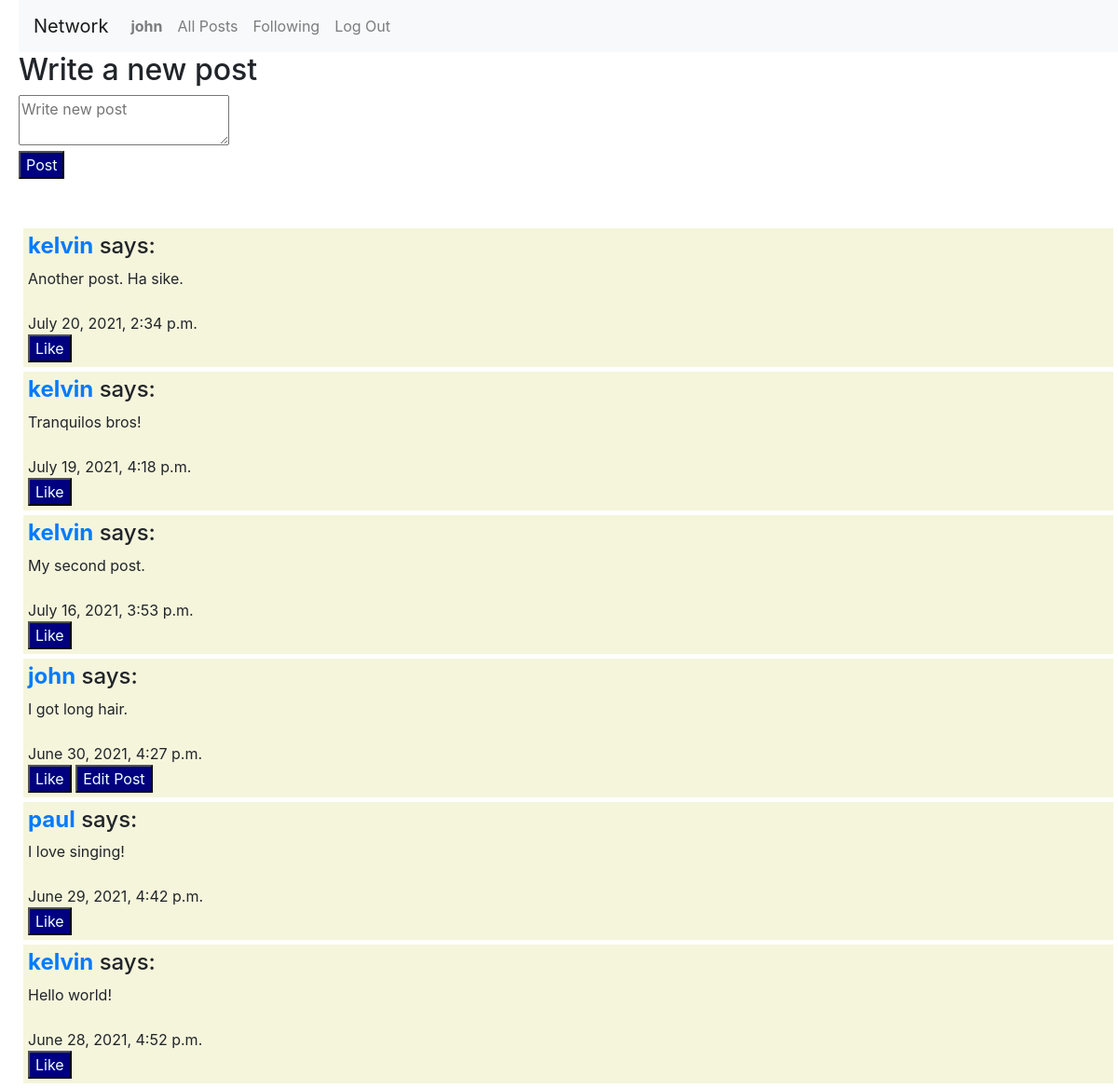
The app's page / (signed in) with its own data.
### network/models.py (models this page shows, shortened)
class User(AbstractUser):
    pass

class Post(models.Model):
    poster = models.ForeignKey(User, on_delete=models.SET_NULL, null=True)
    post = models.TextField()
    date = models.DateTimeField(auto_now_add=True)

### network/views.py (the view, shortened to what this page needs)
# urls.py: path("", views.index, name="index"),
def index(request):
    return render(request, "network/index.html", {
        "posts": Post.objects.order_by('-date')
    })

### network/templates/network/index.html (shortened to what this page needs)
{% extends "network/layout.html" %}
{% load static %}
{% block body %}
<div>
    <h2>Write a new post</h2>
    {% if user.is_authenticated %}
    <form method="POST" action="">
        <textarea name="post" placeholder="Write new post"></textarea>
        <br>
        <button class="button">Post</button>
    </form>
    {% else %}
    <p>Please log in to post</p>
    {% endif %}
</div>
<br>
<br>
<div>
    {% for post in posts %}
    <div class="index_post">
        <div id="post_{{post.id}}">
        <h4><strong><a href="{% url 'profile' post.poster.username %}">{{ post.poster }}</a></strong> says:</h4>
        <div id="postbody_{{post.id}}">
            {{ post.post }}
        </div>
        <br>
        {{ post.date }}
        </div>
        <button class="likebutton" id="like_{{post.id}}">Like</button>
        {% if request.user == post.poster %}
        <button class="editbutton" id="editbutton_{{post.id}}">Edit Post</button>
        {% endif %}
    </div>
    {% empty %}
    <strong>No new posts.</strong>
    {% endfor %}
</div>
{% endblock %}

### network/templates/network/layout.html (shortened to what this page needs)
{% load static %}
<!DOCTYPE html>
<html lang="en">
    <head>
        <link rel="stylesheet" href="https://stackpath.bootstrapcdn.com/bootstrap/4.4.1/css/bootstrap.min.css">
        <link href="{% static 'network/styles.css' %}" rel="stylesheet">
    </head>
    <body>
        <nav class="navbar navbar-expand-lg navbar-light bg-light">
            <a class="navbar-brand" href="#">Network</a>
            <div>
              <ul class="navbar-nav mr-auto">
                {% if user.is_authenticated %}
                    <li class="nav-item">
                        <a class="nav-link" href="#"><strong>{{ user.username }}</strong></a>
                    </li>
                {% endif %}
                <li class="nav-item">
                  <a class="nav-link" href="{% url 'index' %}">All Posts</a>
                </li>
                {% if user.is_authenticated %}
                    <li class="nav-item">
                        <a class="nav-link" href="{% url 'following' %}">Following</a>
                    </li>
                    <li class="nav-item">
                        <a class="nav-link" href="{% url 'logout' %}">Log Out</a>
                    </li>
                {% endif %}
              </ul>
            </div>
          </nav>
        <div class="body">
            {% block body %}
            {% endblock %}
        </div>
    </body>
</html>

### network/static/network/styles.css (style rules this page uses)
body { padding-left:20px; }
button { color: azure; background-color: navy; }
.index_post { background-color: beige; padding: 5px; margin: 5px; }

### records on screen
User: username "john"
Post: poster "kelvin", post "Another post. Ha sike.", date "July 20, 2021, 2:34 p.m."
Post: poster "kelvin", post "Tranquilos bros!", date "July 19, 2021, 4:18 p.m."
Post: poster "kelvin", post "My second post.", date "July 16, 2021, 3:53 p.m."
Post: poster "john", post "I got long hair.", date "June 30, 2021, 4:27 p.m."
Post: poster "paul", post "I love singing!", date "June 29, 2021, 4:42 p.m."
Post: poster "kelvin", post "Hello world!", date "June 28, 2021, 4:52 p.m."
